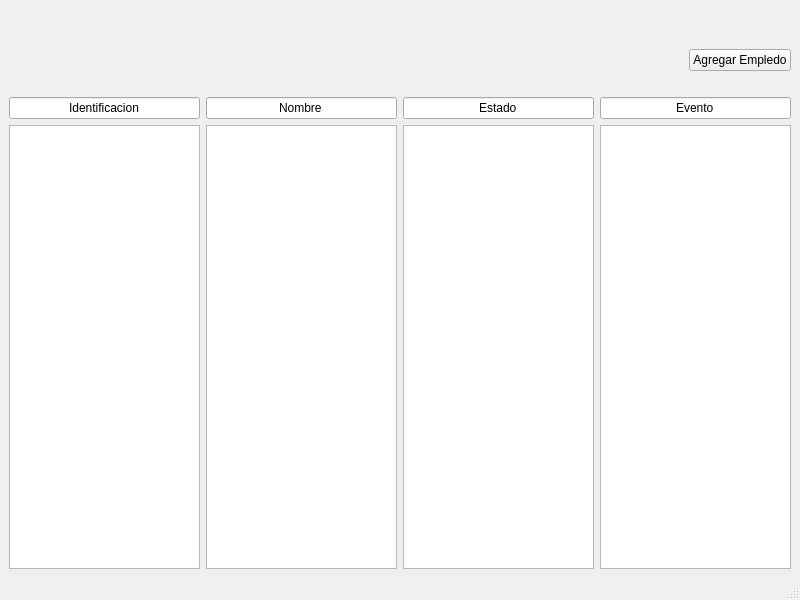
<?xml version="1.0" encoding="UTF-8"?>
<ui version="4.0">
 <class>MainWindow</class>
 <widget class="QMainWindow" name="MainWindow">
  <property name="geometry">
   <rect>
    <x>0</x>
    <y>0</y>
    <width>800</width>
    <height>600</height>
   </rect>
  </property>
  <property name="windowTitle">
   <string>MainWindow</string>
  </property>
  <widget class="QWidget" name="centralwidget">
   <layout class="QVBoxLayout" name="verticalLayout_2">
    <item>
     <layout class="QVBoxLayout" name="verticalLayout">
      <item>
       <spacer name="horizontalSpacer_2">
        <property name="orientation">
         <enum>Qt::Horizontal</enum>
        </property>
        <property name="sizeHint" stdset="0">
         <size>
          <width>40</width>
          <height>20</height>
         </size>
        </property>
       </spacer>
      </item>
      <item>
       <spacer name="horizontalSpacer_3">
        <property name="orientation">
         <enum>Qt::Horizontal</enum>
        </property>
        <property name="sizeHint" stdset="0">
         <size>
          <width>40</width>
          <height>20</height>
         </size>
        </property>
       </spacer>
      </item>
      <item>
       <layout class="QHBoxLayout" name="horizontalLayout">
        <item>
         <spacer name="horizontalSpacer">
          <property name="orientation">
           <enum>Qt::Horizontal</enum>
          </property>
          <property name="sizeHint" stdset="0">
           <size>
            <width>40</width>
            <height>20</height>
           </size>
          </property>
         </spacer>
        </item>
        <item>
         <widget class="QPushButton" name="Agregar_Evento">
          <property name="text">
           <string>Agregar Empledo</string>
          </property>
         </widget>
        </item>
       </layout>
      </item>
      <item>
       <spacer name="horizontalSpacer_4">
        <property name="orientation">
         <enum>Qt::Horizontal</enum>
        </property>
        <property name="sizeHint" stdset="0">
         <size>
          <width>40</width>
          <height>20</height>
         </size>
        </property>
       </spacer>
      </item>
      <item>
       <layout class="QHBoxLayout" name="horizontalLayout_2">
        <item>
         <layout class="QVBoxLayout" name="verticalLayout_5">
          <item>
           <widget class="QLineEdit" name="lineEdit">
            <property name="layoutDirection">
             <enum>Qt::LeftToRight</enum>
            </property>
            <property name="text">
             <string>Identificacion</string>
            </property>
            <property name="alignment">
             <set>Qt::AlignCenter</set>
            </property>
           </widget>
          </item>
          <item>
           <widget class="QColumnView" name="columnView"/>
          </item>
         </layout>
        </item>
        <item>
         <layout class="QVBoxLayout" name="verticalLayout_4">
          <item>
           <widget class="QLineEdit" name="lineEdit_2">
            <property name="text">
             <string>Nombre</string>
            </property>
            <property name="alignment">
             <set>Qt::AlignCenter</set>
            </property>
           </widget>
          </item>
          <item>
           <widget class="QColumnView" name="columnView_2"/>
          </item>
         </layout>
        </item>
        <item>
         <layout class="QVBoxLayout" name="verticalLayout_7">
          <item>
           <widget class="QLineEdit" name="lineEdit_3">
            <property name="text">
             <string>Estado</string>
            </property>
            <property name="alignment">
             <set>Qt::AlignCenter</set>
            </property>
           </widget>
          </item>
          <item>
           <widget class="QColumnView" name="columnView_5"/>
          </item>
         </layout>
        </item>
        <item>
         <layout class="QVBoxLayout" name="verticalLayout_6">
          <item>
           <widget class="QLineEdit" name="lineEdit_4">
            <property name="text">
             <string>Evento</string>
            </property>
            <property name="echoMode">
             <enum>QLineEdit::Normal</enum>
            </property>
            <property name="alignment">
             <set>Qt::AlignCenter</set>
            </property>
           </widget>
          </item>
          <item>
           <widget class="QColumnView" name="columnView_4"/>
          </item>
         </layout>
        </item>
       </layout>
      </item>
     </layout>
    </item>
   </layout>
  </widget>
  <widget class="QMenuBar" name="menubar">
   <property name="geometry">
    <rect>
     <x>0</x>
     <y>0</y>
     <width>800</width>
     <height>21</height>
    </rect>
   </property>
  </widget>
  <widget class="QStatusBar" name="statusbar"/>
 </widget>
 <resources/>
 <connections/>
</ui>
